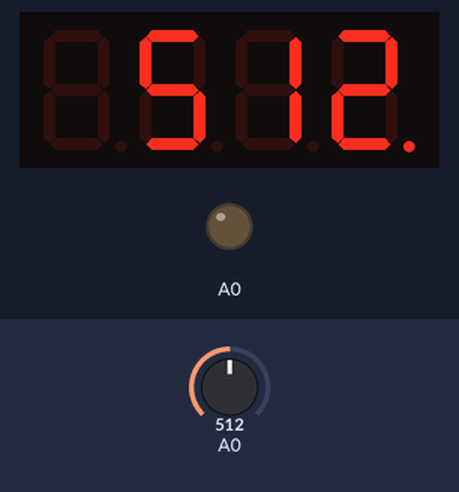
A sketch run on a simulated Arduino Uno, built with avr-gcc and run on an emulated ATmega328P. On the bench: 4-digit seven-segment display, output pins drawn as LEDs (lit = HIGH). The test bench sets the inputs (shaded band); at power-on: A0 = 512.

Above: at 5.0 s.
5.1 s: A0 set to 716
At 8.8 s:
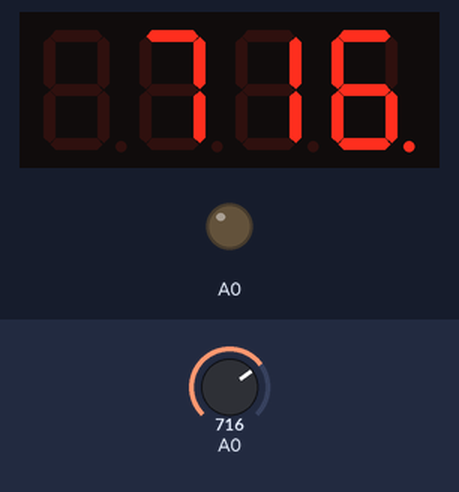
10.3 s: A0 set to 900
At 13.1 s:
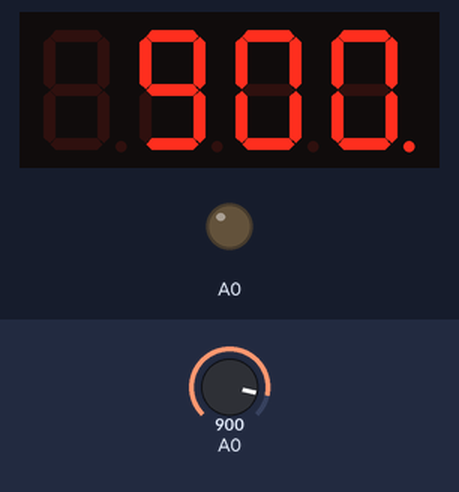
15.5 s: A0 set to 1023
At 17.5 s:
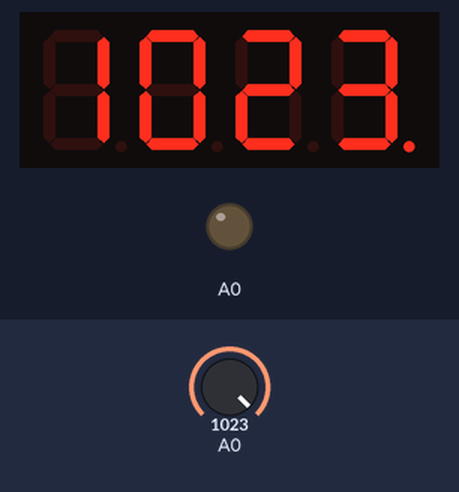
Timing chart, 0 to 19.0 s (numbered marks = the images above; inputs shaded):
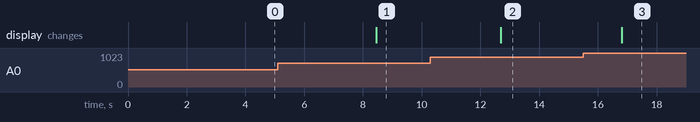

The sketch:

final.ino
```cpp
#include "SevSeg.h"
SevSeg sevseg;

void setup() {
  byte numDigits = 4;
  byte digitPins[] = {10,11,12,13};
  byte segmentPins[] = {9,2,3,5,6,8,7,4};
  pinMode(A0,OUTPUT);

  bool resistorsOnSegments = true;
  //bool updateWithDelaysIn = true;
  byte hardwareConfig = COMMON_CATHODE;
  sevseg.begin(hardwareConfig, numDigits, digitPins, segmentPins, resistorsOnSegments);
  sevseg.setBrightness(90);
}

void loop() {
  // put your main code here, to run repeatedly:
  //long a =  random(1,1000);
  int a = analogRead(A0);
  for(int i=0;i<10000;i++){
    sevseg.setNumber(a, 0);
    sevseg.refreshDisplay();
  }
}
```

Measured:
- after the input at 5.1 s, the display: changes after 3.4 s (image 1)
- after the input at 10.3 s, the display: changes after 2.4 s (image 2)
- after the input at 15.5 s, the display: changes after 1.3 s (image 3)
